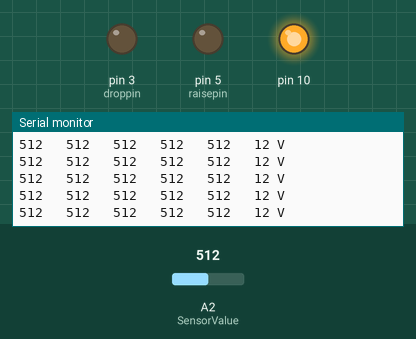
Simulated run of this sketch. Board: Arduino Nano, built with avr-gcc and run on an emulated ATmega328P. On the bench: output pins drawn as LEDs (lit = HIGH), the last lines printed to the serial monitor. Inputs (shaded band) come from the test bench; at power-on: A2 (SensorValue) = 512. No radio packets arrive unless stated.

Above: at 1.2 s.
1.3 s: A2 (SensorValue) set to 434
At 2.4 s:
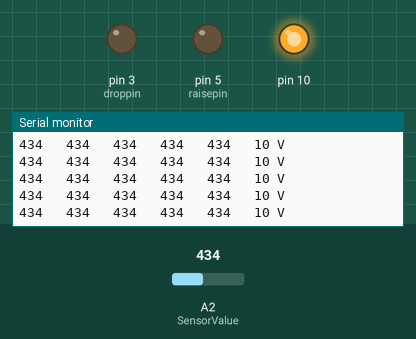
4.3 s: A2 (SensorValue) set to 415
At 4.9 s:
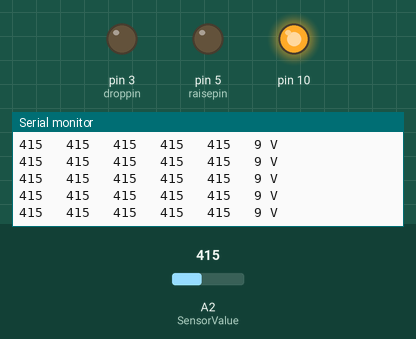
Timing chart, 0 to 7.3 s (numbered marks = the images above; inputs shaded):
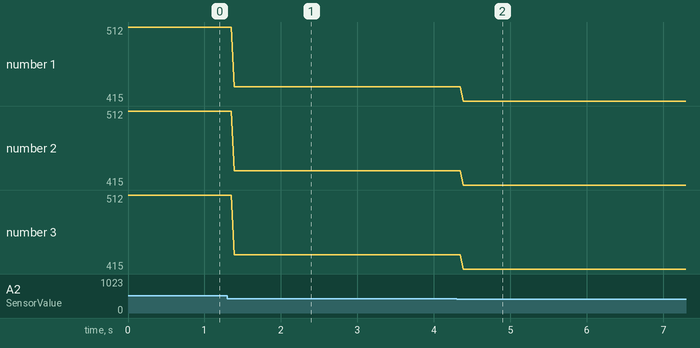

The sketch:

window_motor.ino
```cpp
#include <RF24.h>
#include <RF24Network.h>
#include <SPI.h>


RF24 radio(7, 8);               // nRF24L01 (CE,CSN)

RF24Network network(radio);      // Include the radio in the network

//addresses of each Nano in octal format
const uint16_t main1 = 00;
const uint16_t window = 04;

//header for sending
RF24NetworkHeader header0(main1);

bool ok4 = false;   //main and window


//temporary data
RF24NetworkHeader header;
unsigned long incomingData;


//signal 0 = standby; 1 = lower; 2 = raise
//confirm 0 = standby; 1 =success ; 2 = fail
int window_signal = 440;
int window_confirm = 440;


const int droppin= 3;
const int raisepin = 5;

//for the voltage sensor
const int SensorValue = A2;
float volt = 0.0;
int windowbatt = -1;
int prevbatt = -1;
bool startsendbatt = true;

void setup() {
  Serial.begin(9600);
  pinMode(droppin, OUTPUT);
  pinMode(raisepin, OUTPUT);
  pinMode(SensorValue, INPUT);
  SPI.begin();
  radio.begin();
  network.begin(90, window);  //(channel, node address)
  radio.setDataRate(RF24_2MBPS);

}

void loop() {
  network.update();

critical_battery(); // check battery

  if(network.available())
  {
    while (network.available())
    {
        network.read(header,  &incomingData, sizeof(incomingData));

      if(header.from_node == 0) //00 octal is 0 in decimal
      {
        window_signal = incomingData;
        Serial.print( "Received from: " + String(header.from_node) + " Data: " );
        Serial.println(window_signal);
      }
    }
  }

//lower or raise the barricade
  if(window_signal == 441)
  {
    Serial.println("lowering barricade");
    digitalWrite(droppin, HIGH);  //lower the barricade
    delay(5000); //delay to finish
    digitalWrite(droppin, LOW); //stop lowering the barricade
    window_confirm = 441;
  }
  else if(window_signal == 8306)
  {
    Serial.println("raising barricade");
    digitalWrite(raisepin, HIGH);  //raise the barricade
    delay(5000); //delay to finish
    digitalWrite(raisepin, LOW); //stop raising the barricade
    window_confirm = 441;
  }
  else{
    window_confirm = 442;
  }

  //send acknowledgement about the status of the barricade
  if(window_signal == 441 || window_signal == 8306)
  {
    while(ok4 == false)
    {
      ok4 = network.write(header0, &window_confirm, sizeof(window_confirm));
    }

    Serial.println("Sent acknowledgement");

    //flush
    ok4 =false;
    window_signal = 440;
    window_confirm = 440;
  }

}

void critical_battery(){                       //for critical condition of the battery

  int i=0;

  while(i < 5)
  {
    int voltage = analogRead(SensorValue);
    Serial.print(voltage);
    Serial.print("   ");
    volt = ((24 * voltage)/1024.0);
    i++;
  }

  windowbatt = volt;
  Serial.print(windowbatt);
  Serial.println(" V");


if(startsendbatt)   //send battery condition only once for startup
{
  while(ok4 == false)
    {
      ok4 = network.write(header0, &windowbatt, sizeof(windowbatt));
    }
    ok4 = false;

    startsendbatt =false;
}
else
{
  if(windowbatt<=6 && prevbatt != windowbatt)
  {
  prevbatt = windowbatt;
  while(ok4 == false)
    {
      ok4 = network.write(header0, &windowbatt, sizeof(windowbatt));
    }
    ok4 = false;
  }
}

}
```

Measured:
- after the input at 1.3 s, the serial monitor: prints a new line after 0.05 s (image 1)
- after the input at 4.3 s, the serial monitor: prints a new line after 0.05 s (image 2)
- plotted number 1: 512 → 434 after the input at 1.3 s, 434 → 415 after the input at 4.3 s
- plotted number 2: 512 → 434 after the input at 1.3 s, 434 → 415 after the input at 4.3 s
- plotted number 3: 512 → 434 after the input at 1.3 s, 434 → 415 after the input at 4.3 s
